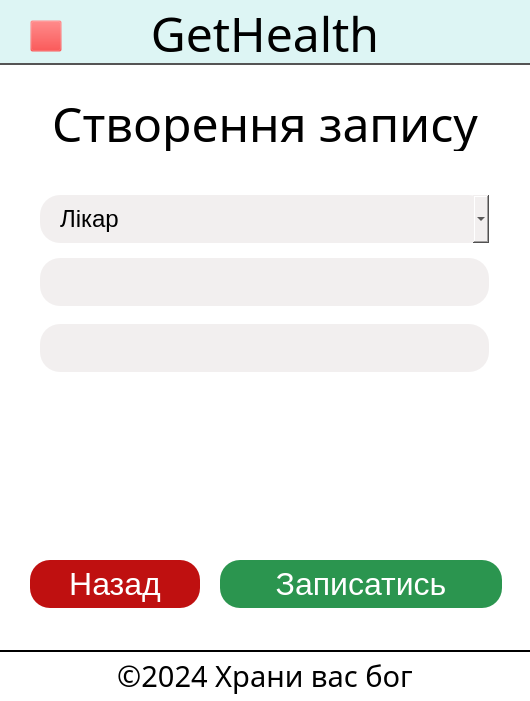
<?xml version="1.0" encoding="UTF-8"?>
<ui version="4.0">
 <class>Appointment</class>
 <widget class="QDialog" name="Appointment">
  <property name="geometry">
   <rect>
    <x>0</x>
    <y>0</y>
    <width>530</width>
    <height>701</height>
   </rect>
  </property>
  <property name="windowTitle">
   <string>Appointment</string>
  </property>
  <property name="styleSheet">
   <string notr="true">background: #FFFFFF</string>
  </property>
  <widget class="QLabel" name="labelTop">
   <property name="geometry">
    <rect>
     <x>0</x>
     <y>0</y>
     <width>530</width>
     <height>65</height>
    </rect>
   </property>
   <property name="font">
    <font>
     <family>Myanmar Text</family>
     <pointsize>36</pointsize>
     <bold>false</bold>
    </font>
   </property>
   <property name="styleSheet">
    <string notr="true">background: #DDF5F4;
color: rgb(0, 0, 0);
border-bottom: 2px solid #555454;</string>
   </property>
   <property name="lineWidth">
    <number>1</number>
   </property>
   <property name="text">
    <string>GetHealth</string>
   </property>
   <property name="textFormat">
    <enum>Qt::RichText</enum>
   </property>
   <property name="alignment">
    <set>Qt::AlignCenter</set>
   </property>
   <property name="margin">
    <number>0</number>
   </property>
   <property name="indent">
    <number>-1</number>
   </property>
  </widget>
  <widget class="QLabel" name="labelMain">
   <property name="geometry">
    <rect>
     <x>0</x>
     <y>90</y>
     <width>530</width>
     <height>61</height>
    </rect>
   </property>
   <property name="font">
    <font>
     <family>Myanmar Text</family>
     <pointsize>36</pointsize>
    </font>
   </property>
   <property name="text">
    <string>Створення запису</string>
   </property>
   <property name="textFormat">
    <enum>Qt::RichText</enum>
   </property>
   <property name="alignment">
    <set>Qt::AlignCenter</set>
   </property>
  </widget>
  <widget class="QLabel" name="labelBottom">
   <property name="geometry">
    <rect>
     <x>0</x>
     <y>650</y>
     <width>530</width>
     <height>51</height>
    </rect>
   </property>
   <property name="font">
    <font>
     <family>Myanmar Text</family>
     <pointsize>22</pointsize>
    </font>
   </property>
   <property name="styleSheet">
    <string notr="true">color: rgb(0, 0, 0);
border-top: 2px solid black;</string>
   </property>
   <property name="text">
    <string>©2024 Храни вас бог</string>
   </property>
   <property name="textFormat">
    <enum>Qt::RichText</enum>
   </property>
   <property name="alignment">
    <set>Qt::AlignCenter</set>
   </property>
  </widget>
  <widget class="QPushButton" name="ButtonBack">
   <property name="geometry">
    <rect>
     <x>30</x>
     <y>560</y>
     <width>170</width>
     <height>48</height>
    </rect>
   </property>
   <property name="font">
    <font>
     <family>Microsoft JhengHei UI</family>
     <pointsize>24</pointsize>
    </font>
   </property>
   <property name="styleSheet">
    <string notr="true">background: rgb(191, 16, 16);
color: rgb(255, 255, 255);
border-radius: 20px;</string>
   </property>
   <property name="text">
    <string>Назад</string>
   </property>
  </widget>
  <widget class="QPushButton" name="ButtonAppoint">
   <property name="geometry">
    <rect>
     <x>220</x>
     <y>560</y>
     <width>282</width>
     <height>48</height>
    </rect>
   </property>
   <property name="font">
    <font>
     <family>Microsoft JhengHei UI</family>
     <pointsize>24</pointsize>
    </font>
   </property>
   <property name="styleSheet">
    <string notr="true">background: #2B954F;
color: rgb(255, 255, 255);
border-radius: 20px;</string>
   </property>
   <property name="text">
    <string>Записатись</string>
   </property>
  </widget>
  <widget class="QPushButton" name="ButtonBurger">
   <property name="geometry">
    <rect>
     <x>30</x>
     <y>20</y>
     <width>32</width>
     <height>32</height>
    </rect>
   </property>
   <property name="styleSheet">
    <string notr="true">background-color: rgba(255, 0, 0, 0);</string>
   </property>
   <property name="text">
    <string/>
   </property>
   <property name="icon">
    <iconset>
     <normaloff>C:/Users/zhulik/Desktop/Group 1.svg</normaloff>C:/Users/zhulik/Desktop/Group 1.svg</iconset>
   </property>
   <property name="iconSize">
    <size>
     <width>32</width>
     <height>32</height>
    </size>
   </property>
  </widget>
  <widget class="QTextEdit" name="time">
   <property name="geometry">
    <rect>
     <x>40</x>
     <y>324</y>
     <width>449</width>
     <height>48</height>
    </rect>
   </property>
   <property name="font">
    <font>
     <family>Microsoft JhengHei UI</family>
     <pointsize>18</pointsize>
    </font>
   </property>
   <property name="styleSheet">
    <string notr="true">border-radius: 20px; 
background: #F2EFEF;
padding-left: 20px</string>
   </property>
   <property name="verticalScrollBarPolicy">
    <enum>Qt::ScrollBarAlwaysOff</enum>
   </property>
   <property name="html">
    <string>&lt;!DOCTYPE HTML PUBLIC &quot;-//W3C//DTD HTML 4.0//EN&quot; &quot;http://www.w3.org/TR/REC-html40/strict.dtd&quot;&gt;
&lt;html&gt;&lt;head&gt;&lt;meta name=&quot;qrichtext&quot; content=&quot;1&quot; /&gt;&lt;meta charset=&quot;utf-8&quot; /&gt;&lt;style type=&quot;text/css&quot;&gt;
p, li { white-space: pre-wrap; }
hr { height: 1px; border-width: 0; }
li.unchecked::marker { content: &quot;\2610&quot;; }
li.checked::marker { content: &quot;\2612&quot;; }
&lt;/style&gt;&lt;/head&gt;&lt;body style=&quot; font-family:'Microsoft JhengHei UI'; font-size:18pt; font-weight:400; font-style:normal;&quot;&gt;
&lt;p style=&quot;-qt-paragraph-type:empty; margin-top:0px; margin-bottom:0px; margin-left:0px; margin-right:0px; -qt-block-indent:0; text-indent:0px; font-family:'Microsoft JhengHei UI Light'; font-size:24pt;&quot;&gt;&lt;br /&gt;&lt;/p&gt;&lt;/body&gt;&lt;/html&gt;</string>
   </property>
  </widget>
  <widget class="QTextEdit" name="date">
   <property name="geometry">
    <rect>
     <x>40</x>
     <y>258</y>
     <width>449</width>
     <height>48</height>
    </rect>
   </property>
   <property name="font">
    <font>
     <family>Microsoft JhengHei UI</family>
     <pointsize>18</pointsize>
    </font>
   </property>
   <property name="styleSheet">
    <string notr="true">border-radius: 20px; 
background: #F2EFEF;
padding-left: 20px</string>
   </property>
   <property name="verticalScrollBarPolicy">
    <enum>Qt::ScrollBarAlwaysOff</enum>
   </property>
   <property name="html">
    <string>&lt;!DOCTYPE HTML PUBLIC &quot;-//W3C//DTD HTML 4.0//EN&quot; &quot;http://www.w3.org/TR/REC-html40/strict.dtd&quot;&gt;
&lt;html&gt;&lt;head&gt;&lt;meta name=&quot;qrichtext&quot; content=&quot;1&quot; /&gt;&lt;meta charset=&quot;utf-8&quot; /&gt;&lt;style type=&quot;text/css&quot;&gt;
p, li { white-space: pre-wrap; }
hr { height: 1px; border-width: 0; }
li.unchecked::marker { content: &quot;\2610&quot;; }
li.checked::marker { content: &quot;\2612&quot;; }
&lt;/style&gt;&lt;/head&gt;&lt;body style=&quot; font-family:'Microsoft JhengHei UI'; font-size:18pt; font-weight:400; font-style:normal;&quot;&gt;
&lt;p style=&quot;-qt-paragraph-type:empty; margin-top:0px; margin-bottom:0px; margin-left:0px; margin-right:0px; -qt-block-indent:0; text-indent:0px; font-family:'Microsoft JhengHei UI Light'; font-size:24pt;&quot;&gt;&lt;br /&gt;&lt;/p&gt;&lt;/body&gt;&lt;/html&gt;</string>
   </property>
  </widget>
  <widget class="QComboBox" name="comboBox">
   <property name="geometry">
    <rect>
     <x>40</x>
     <y>195</y>
     <width>449</width>
     <height>48</height>
    </rect>
   </property>
   <property name="font">
    <font>
     <family>Microsoft JhengHei UI</family>
     <pointsize>18</pointsize>
    </font>
   </property>
   <property name="autoFillBackground">
    <bool>false</bool>
   </property>
   <property name="styleSheet">
    <string notr="true">border-radius: 20px;
background: #F2EFEF;
padding-left: 20px;</string>
   </property>
   <property name="inputMethodHints">
    <set>Qt::ImhNone</set>
   </property>
   <property name="placeholderText">
    <string>Лiкар</string>
   </property>
   <property name="frame">
    <bool>true</bool>
   </property>
   <item>
    <property name="text">
     <string>Антон Войченко</string>
    </property>
   </item>
   <item>
    <property name="text">
     <string>Кирил Кухта</string>
    </property>
   </item>
   <item>
    <property name="text">
     <string>Влад Филипов</string>
    </property>
   </item>
  </widget>
 </widget>
 <resources/>
 <connections/>
</ui>
